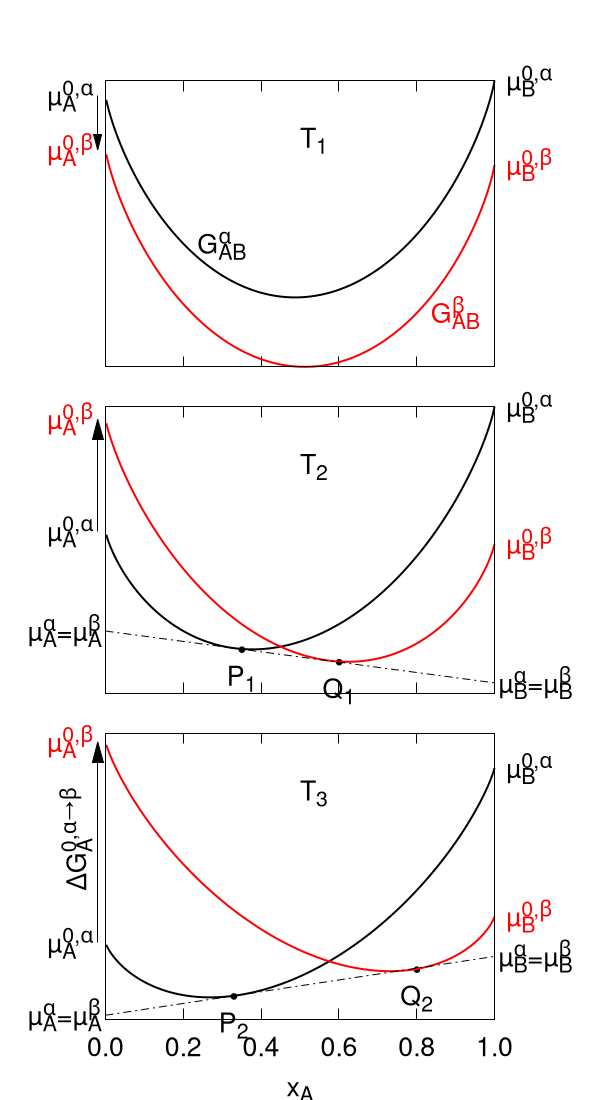

The gnuplot source for this figure:
set term pngcairo enhanced font 'Helvetica,20' size 600,1000 dashed
set output "twophase_T.png"

set multiplot layout 3,1

set samples 500
unset key

set xrange [0:1]

unset ytics
set format x ""

dGt(T) = .7-.25*T
falpha(x,T) = .5*x + T*(x*log(x)+(1-x)*log(1-x))
fbeta(x,T) = dGt(T) - .5*x + T*(x*log(x)+(1-x)*log(1-x))

set lmargin 7
set rmargin 7

set tmargin 3
set bmargin 0

set linestyle 1 black lw 2

set label 1 at .2,falpha(.2,10) "  G^{/Symbol a}"
set label 2 at .8,fbeta(.8,10) "  G^{/Symbol b}" tc "red"

T=10

set label 3 at -.15,0 "µ^@{0,{/Symbol a}}_A"
set label 4 at 1.03,.5 "µ^@{0,{/Symbol a}}_B"
set label 5 at -.15,dGt(T) "µ^@{0,{/Symbol b}}_A" tc "red"
set label 6 at 1.03,-.5+dGt(T) "µ^@{0,{/Symbol b}}_B" tc "red"
set label 9 at graph .5,.8 "T_1"

plot falpha(x,T) ls 1, fbeta(x,T) ls 1 lc "red"

unset label 1
unset label 2

T=1
set yrange[-.65:.5]

set bmargin 1.5
set tmargin 1.5

set label 5 at -.15,dGt(T)
set label 6 at 1.03,-.5+dGt(T)
set label 9 "T_2"

set arrow 3 from .2,falpha(.3,T)+.01 to .7,fbeta(.6,T)-.03 nohead

set label 10 at .35,falpha(.35,T) "•\nP_1" center
set label 11 at .55,fbeta(.55,T) "•\nQ_1" center

plot falpha(x,T) ls 1, fbeta(x,T) ls 1 lc "red"

T=0.5
set xlabel "x_A"
set bmargin 3
set tmargin 0
set format x "%.1f"
set yrange[-.2:.6]

set arrow 1 from -.02,0 to -.02,dGt(T) filled
set arrow 2 from 1.02,.5 to 1.02,-.5+dGt(T) filled
set label 5 at -.15,dGt(T)
set label 6 at 1.03,-.5+dGt(T)

set arrow 3 from .2,falpha(.3,T)-.02 to .9,fbeta(.8,T)+.01 nohead

set label 10 at .3,falpha(.3,T) "•\nP_2" center
set label 11 at .8,fbeta(.8,T) "•\nQ_2" center


set label 7 at -.075,.15 "{/Symbol D}G^@{{/Symbol a}→{/Symbol b}}_A" rotate by 90
set label 8 at 1.075,.42 "{/Symbol D}G^@{{/Symbol a}→{/Symbol b}}_B" rotate by -90
set label 9 "T_3"

plot falpha(x,T) ls 1, fbeta(x,T) ls 1 lc "red"
